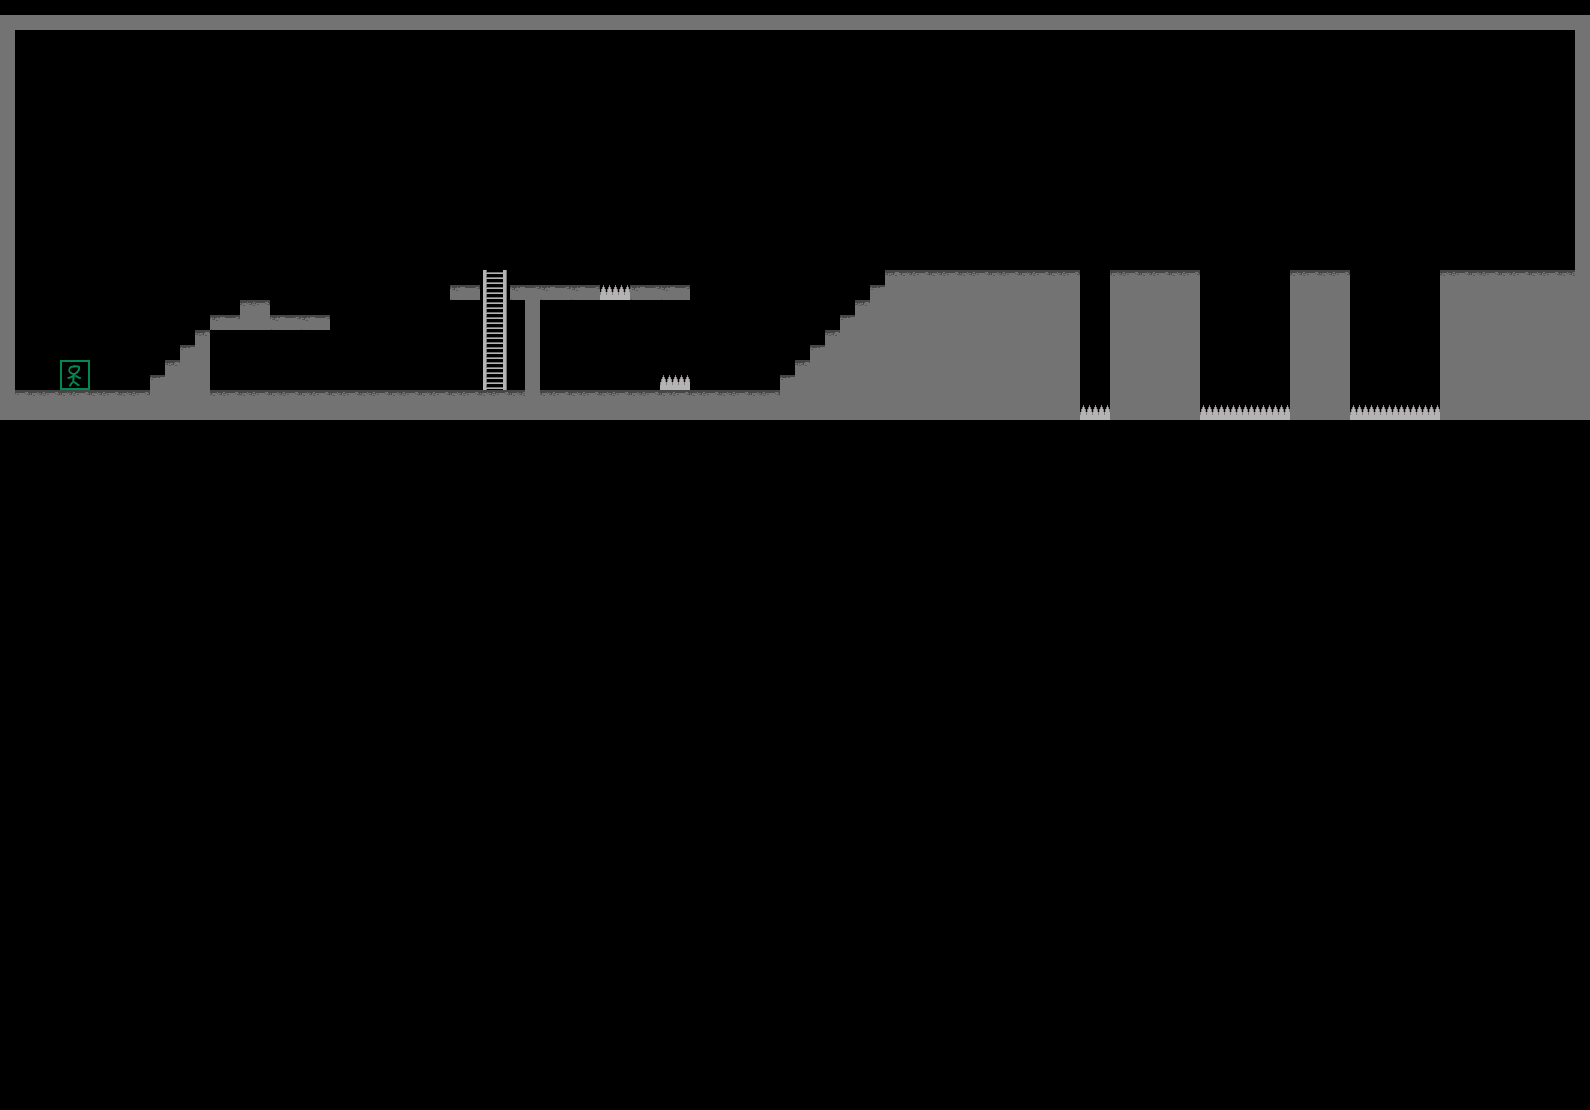

A level layout from a 2D game, rendered from its tile map. Below: a short description, then the map file with its tile-grid data intact:
An orthogonal 53x37 tile map with 30x30 px tiles, 1 tile layer (Tile Layer 1), 2 tilesets.

<map version="1.10" tiledversion="1.10.1" orientation="orthogonal" renderorder="right-down" width="53" height="37" tilewidth="30" tileheight="30" infinite="0" nextlayerid="2" nextobjectid="1">
 <tileset firstgid="1" source="tileset.tsx" />
 <tileset firstgid="76" source="entities.tsx" />
 <layer id="1" name="Tile Layer 1" width="53" height="37" offsetx="0.909091" offsety="0.969697">
  <data encoding="csv">
59,59,59,59,59,59,59,59,59,59,59,59,59,59,59,59,59,59,59,59,59,59,59,59,59,59,59,59,59,59,59,59,59,59,59,59,59,59,59,59,59,59,59,59,59,59,59,59,59,59,59,59,59,
67,0,0,0,0,0,0,0,0,0,0,0,0,0,0,0,0,0,0,0,0,0,0,0,0,0,0,0,0,0,0,0,0,0,0,0,0,0,0,0,0,0,0,0,0,0,0,0,0,0,0,0,66,
67,0,0,0,0,0,0,0,0,0,0,0,0,0,0,0,0,0,0,0,0,0,0,0,0,0,0,0,0,0,0,0,0,0,0,0,0,0,0,0,0,0,0,0,0,0,0,0,0,0,0,0,66,
67,0,0,0,0,0,0,0,0,0,0,0,0,0,0,0,0,0,0,0,0,0,0,0,0,0,0,0,0,0,0,0,0,0,0,0,0,0,0,0,0,0,0,0,0,0,0,0,0,0,0,0,66,
67,0,0,0,0,0,0,0,0,0,0,0,0,0,0,0,0,0,0,0,0,0,0,0,0,0,0,0,0,0,0,0,0,0,0,0,0,0,0,0,0,0,0,0,0,0,0,0,0,0,0,0,66,
67,0,0,0,0,0,0,0,0,0,0,0,0,0,0,0,0,0,0,0,0,0,0,0,0,0,0,0,0,0,0,0,0,0,0,0,0,0,0,0,0,0,0,0,0,0,0,0,0,0,0,0,66,
67,0,0,0,0,0,0,0,0,0,0,0,0,0,0,0,0,0,0,0,0,0,0,0,0,0,0,0,0,0,0,0,0,0,0,0,0,0,0,0,0,0,0,0,0,0,0,0,0,0,0,0,66,
67,0,0,0,0,0,0,0,0,0,0,0,0,0,0,0,0,0,0,0,0,0,0,0,0,0,0,0,0,0,0,0,0,0,0,0,0,0,0,0,0,0,0,0,0,0,0,0,0,0,0,0,66,
67,0,0,0,0,0,0,0,0,0,0,0,0,0,0,0,0,0,0,0,0,0,0,0,0,0,0,0,0,0,0,0,0,0,0,0,0,0,0,0,0,0,0,0,0,0,0,0,0,0,0,0,66,
67,0,0,0,0,0,0,0,0,0,0,0,0,0,0,3,15,3,3,3,20,3,3,0,0,0,0,0,0,4,1,1,1,1,1,1,0,1,1,1,0,0,0,1,1,0,0,0,1,1,1,1,69,
67,0,0,0,0,0,0,3,1,3,3,0,0,0,0,0,15,66,0,0,0,0,0,0,0,0,0,0,4,5,5,5,5,5,5,5,0,5,5,5,0,0,0,5,5,0,0,0,5,5,5,5,5,
67,0,0,0,0,0,4,0,0,0,0,0,0,0,0,0,15,66,0,0,0,0,0,0,0,0,0,4,5,5,5,5,5,5,5,5,0,5,5,5,0,0,0,5,5,0,0,0,5,5,5,5,5,
67,0,76,0,0,4,5,0,0,0,0,0,0,0,0,0,15,66,0,0,0,0,20,0,0,0,4,5,5,5,5,5,5,5,5,5,0,5,5,5,0,0,0,5,5,0,0,0,5,5,5,5,5,
68,1,1,1,1,5,5,1,1,1,1,1,1,1,1,1,1,69,1,1,1,1,1,1,1,1,5,5,5,5,5,5,5,5,5,5,20,5,5,5,20,20,20,5,5,20,20,20,5,5,5,5,5,
0,0,0,0,0,0,0,0,0,0,0,0,0,0,0,0,0,0,0,0,0,0,0,0,0,0,0,0,0,0,0,0,0,0,0,0,0,0,0,0,0,0,0,0,0,0,0,0,0,0,0,0,0,
0,0,0,0,0,0,0,0,0,0,0,0,0,0,0,0,0,0,0,0,0,0,0,0,0,0,0,0,0,0,0,0,0,0,0,0,0,0,0,0,0,0,0,0,0,0,0,0,0,0,0,0,0,
0,0,0,0,0,0,0,0,0,0,0,0,0,0,0,0,0,0,0,0,0,0,0,0,0,0,0,0,0,0,0,0,0,0,0,0,0,0,0,0,0,0,0,0,0,0,0,0,0,0,0,0,0,
0,0,0,0,0,0,0,0,0,0,0,0,0,0,0,0,0,0,0,0,0,0,0,0,0,0,0,0,0,0,0,0,0,0,0,0,0,0,0,0,0,0,0,0,0,0,0,0,0,0,0,0,0,
0,0,0,0,0,0,0,0,0,0,0,0,0,0,0,0,0,0,0,0,0,0,0,0,0,0,0,0,0,0,0,0,0,0,0,0,0,0,0,0,0,0,0,0,0,0,0,0,0,0,0,0,0,
0,0,0,0,0,0,0,0,0,0,0,0,0,0,0,0,0,0,0,0,0,0,0,0,0,0,0,0,0,0,0,0,0,0,0,0,0,0,0,0,0,0,0,0,0,0,0,0,0,0,0,0,0,
0,0,0,0,0,0,0,0,0,0,0,0,0,0,0,0,0,0,0,0,0,0,0,0,0,0,0,0,0,0,0,0,0,0,0,0,0,0,0,0,0,0,0,0,0,0,0,0,0,0,0,0,0,
0,0,0,0,0,0,0,0,0,0,0,0,0,0,0,0,0,0,0,0,0,0,0,0,0,0,0,0,0,0,0,0,0,0,0,0,0,0,0,0,0,0,0,0,0,0,0,0,0,0,0,0,0,
0,0,0,0,0,0,0,0,0,0,0,0,0,0,0,0,0,0,0,0,0,0,0,0,0,0,0,0,0,0,0,0,0,0,0,0,0,0,0,0,0,0,0,0,0,0,0,0,0,0,0,0,0,
0,0,0,0,0,0,0,0,0,0,0,0,0,0,0,0,0,0,0,0,0,0,0,0,0,0,0,0,0,0,0,0,0,0,0,0,0,0,0,0,0,0,0,0,0,0,0,0,0,0,0,0,0,
0,0,0,0,0,0,0,0,0,0,0,0,0,0,0,0,0,0,0,0,0,0,0,0,0,0,0,0,0,0,0,0,0,0,0,0,0,0,0,0,0,0,0,0,0,0,0,0,0,0,0,0,0,
0,0,0,0,0,0,0,0,0,0,0,0,0,0,0,0,0,0,0,0,0,0,0,0,0,0,0,0,0,0,0,0,0,0,0,0,0,0,0,0,0,0,0,0,0,0,0,0,0,0,0,0,0,
0,0,0,0,0,0,0,0,0,0,0,0,0,0,0,0,0,0,0,0,0,0,0,0,0,0,0,0,0,0,0,0,0,0,0,0,0,0,0,0,0,0,0,0,0,0,0,0,0,0,0,0,0,
0,0,0,0,0,0,0,0,0,0,0,0,0,0,0,0,0,0,0,0,0,0,0,0,0,0,0,0,0,0,0,0,0,0,0,0,0,0,0,0,0,0,0,0,0,0,0,0,0,0,0,0,0,
0,0,0,0,0,0,0,0,0,0,0,0,0,0,0,0,0,0,0,0,0,0,0,0,0,0,0,0,0,0,0,0,0,0,0,0,0,0,0,0,0,0,0,0,0,0,0,0,0,0,0,0,0,
0,0,0,0,0,0,0,0,0,0,0,0,0,0,0,0,0,0,0,0,0,0,0,0,0,0,0,0,0,0,0,0,0,0,0,0,0,0,0,0,0,0,0,0,0,0,0,0,0,0,0,0,0,
0,0,0,0,0,0,0,0,0,0,0,0,0,0,0,0,0,0,0,0,0,0,0,0,0,0,0,0,0,0,0,0,0,0,0,0,0,0,0,0,0,0,0,0,0,0,0,0,0,0,0,0,0,
0,0,0,0,0,0,0,0,0,0,0,0,0,0,0,0,0,0,0,0,0,0,0,0,0,0,0,0,0,0,0,0,0,0,0,0,0,0,0,0,0,0,0,0,0,0,0,0,0,0,0,0,0,
0,0,0,0,0,0,0,0,0,0,0,0,0,0,0,0,0,0,0,0,0,0,0,0,0,0,0,0,0,0,0,0,0,0,0,0,0,0,0,0,0,0,0,0,0,0,0,0,0,0,0,0,0,
0,0,0,0,0,0,0,0,0,0,0,0,0,0,0,0,0,0,0,0,0,0,0,0,0,0,0,0,0,0,0,0,0,0,0,0,0,0,0,0,0,0,0,0,0,0,0,0,0,0,0,0,0,
0,0,0,0,0,0,0,0,0,0,0,0,0,0,0,0,0,0,0,0,0,0,0,0,0,0,0,0,0,0,0,0,0,0,0,0,0,0,0,0,0,0,0,0,0,0,0,0,0,0,0,0,0,
0,0,0,0,0,0,0,0,0,0,0,0,0,0,0,0,0,0,0,0,0,0,0,0,0,0,0,0,0,0,0,0,0,0,0,0,0,0,0,0,0,0,0,0,0,0,0,0,0,0,0,0,0,
0,0,0,0,0,0,0,0,0,0,0,0,0,0,0,0,0,0,0,0,0,0,0,0,0,0,0,0,0,0,0,0,0,0,0,0,0,0,0,0,0,0,0,0,0,0,0,0,0,0,0,0,0
</data>
 </layer>
</map>
